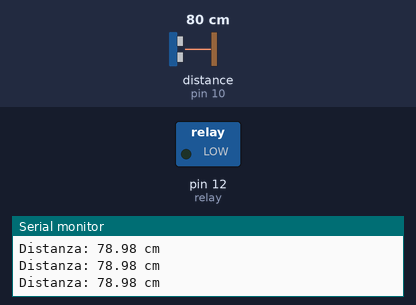
Recording of a sketch running on a simulated Arduino Uno, built with avr-gcc and run on an emulated ATmega328P. Shown: switched loads named in the sketch (green lamp = pin HIGH), the last lines printed to the serial monitor. Wiring (inferred from the names in the program): ultrasonic range finder: trigger pin 9; echo pin 10. The inputs (shaded band) are chosen by the test bench; at power-on: distance to the obstacle (sensor on pin 10) 80 cm. The echo pulse lasts 58.3 µs per cm; pins used as bus, display or sensor lines are not drawn.

Above: at 1.3 s.
1.4 s: distance to the obstacle (sensor on pin 10) set to 12 cm
4.6 s: distance to the obstacle (sensor on pin 10) set to 9 cm
At 6.6 s:
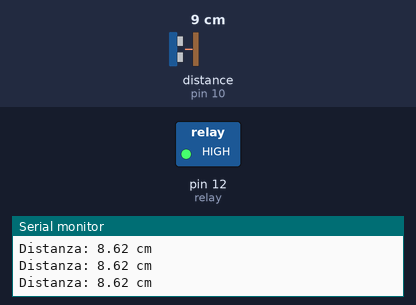
Timing chart, 0 to 8.1 s (numbered marks = the images above; inputs shaded):
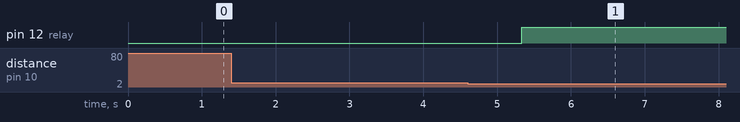

Measured:
- the behaviour switches between 11 and 10 cm on distance to the obstacle (sensor on pin 10) (found by bisection; images 0 and 1)
- after the input at 4.6 s, pin 12 (relay): LOW → HIGH after 0.74 s

The sketch:

hcsr04_nolibrary__relay.ino
```cpp
const int trigPin = 9;
const int echoPin = 10;
const int relay = 12;

long durata_impulso;
float distanza;

void setup() {
pinMode(trigPin, OUTPUT);
pinMode(echoPin, INPUT);
pinMode(relay, OUTPUT);
Serial.begin(9600);
}

void loop() {
digitalWrite(trigPin, LOW);
delayMicroseconds(2);

// Sets the trigPin on HIGH state for 10 micro seconds
digitalWrite(trigPin, HIGH);
delayMicroseconds(10);
digitalWrite(trigPin, LOW);

durata_impulso = pulseIn(echoPin, HIGH);

distanza=durata_impulso*0.034/2;
int pos;
for (pos=0; pos<29; pos++)
{
Serial.print("Distanza: ");
Serial.print(distanza);
Serial.println(" cm");
}
if (distanza <= 10.00) {
    digitalWrite(relay,HIGH);
}
else {
    digitalWrite(relay,LOW);
}
}
```
